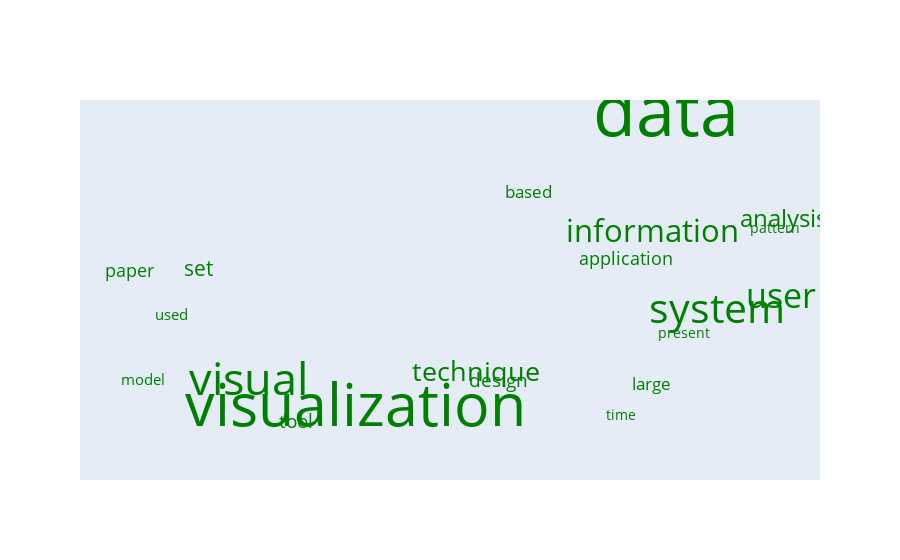

Source (notebook cell):
### Code cell
cluster_id = 2
value = 20
data = go.Scatter(
                             x=[random.random() for i in range(30)],
                             y=[random.random() for i in range(30)],
                             mode='text',
                             text=lda.get_top_n_word_probs_for_topic_i(cluster_id, value).Words,
                             marker={'opacity': 0.3},
                             textfont={'size': lda.get_top_n_word_probs_for_topic_i(cluster_id, value).Probabilities * 4000, 
                                   'color': lda.get_colors()[cluster_id]})
layout = go.Layout({'xaxis': {'showgrid': False, 'showticklabels': False, 'zeroline': False},
                                            'yaxis': {'showgrid': False, 'showticklabels': False, 'zeroline': False}})
figure = go.Figure(data=[data], layout=layout)
figure

### Figure 1 — Plotly figure (JSON) as saved in the notebook; plotly's stock layout.template omitted (floating-point values rounded to 4 significant figures)
{"data": [{"marker": {"opacity": 0.3}, "mode": "text", "text": ["pattern", "time", "present", "model", "used", "large", "based", "application", "paper", "design", "tool", "set", "analysis", "technique", "information", "user", "system", "visual", "visualization", "data"], "textfont": {"color": "green", "size": [14.04, 14.21, 14.3, 14.69, 14.96, 17.18, 17.27, 18.33, 18.38, 19.13, 19.23, 20.66, 23.66, 27.17, 30.56, 34.17, 40.54, 44.63, 58.87, 69.79]}, "type": "scatter", "x": [0.9873, 0.766, 0.8566, 0.07734, 0.1174, 0.8094, 0.6315, 0.7725, 0.05752, 0.5893, 0.2971, 0.1562, 0.9987, 0.5559, 0.8114, 0.9959, 0.9032, 0.2286, 0.3836, 0.8297, 0.9768, 0.5952, 0.4208, 0.7144, 0.03933, 0.3266, 0.7836, 0.2268, 0.9441, 0.4222], "y": [0.6732, 0.1518, 0.3792, 0.248, 0.4309, 0.2364, 0.7708, 0.5864, 0.5523, 0.2464, 0.1319, 0.5566, 0.6951, 0.2696, 0.6583, 0.4784, 0.44, 0.2431, 0.1651, 0.9796, 0.554, 0.1565, 0.5398, 0.7858, 0.3924, 0.6136, 0.9105, 0.9011, 0.8923, 0.02757]}], "layout": {"xaxis": {"showgrid": false, "showticklabels": false, "zeroline": false}, "yaxis": {"showgrid": false, "showticklabels": false, "zeroline": false}}}
